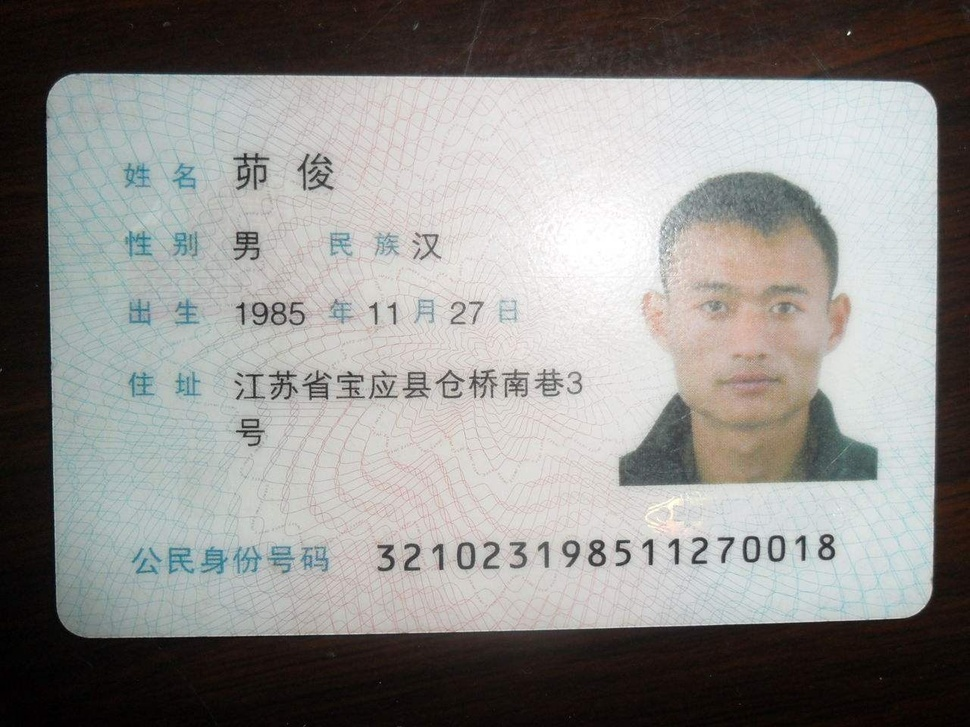
#> input picture tamper_data/good/0037.jpg, 970 x 727 px, shrunk from 1280 x 960 before the run
$ python -i feature_resampling.py   (imports and definitions only)   (older library calls are emulated)
#> lines starting #> are read from the running program, lines starting #| are printed output that depends on the picture; after the words box and inside, x2 and y2 are one past the last pixel; in counts of white or black regions, pixels touching at a corner belong together
"""
重采样检测
原理：检测图像中的插值痕迹
"""

import cv2
import numpy as np

def extract_resampling_features(image_path):
    """提取重采样特征"""
#> called with image_path = '../../tamper_data/good/0037.jpg'
    img = cv2.imread(image_path)
#> img is the input picture: shape (727, 970, 3); mean B, G, R 139.1, 141.5, 143
    if img is None:
        return None

    gray = cv2.cvtColor(img, cv2.COLOR_BGR2GRAY).astype(float)
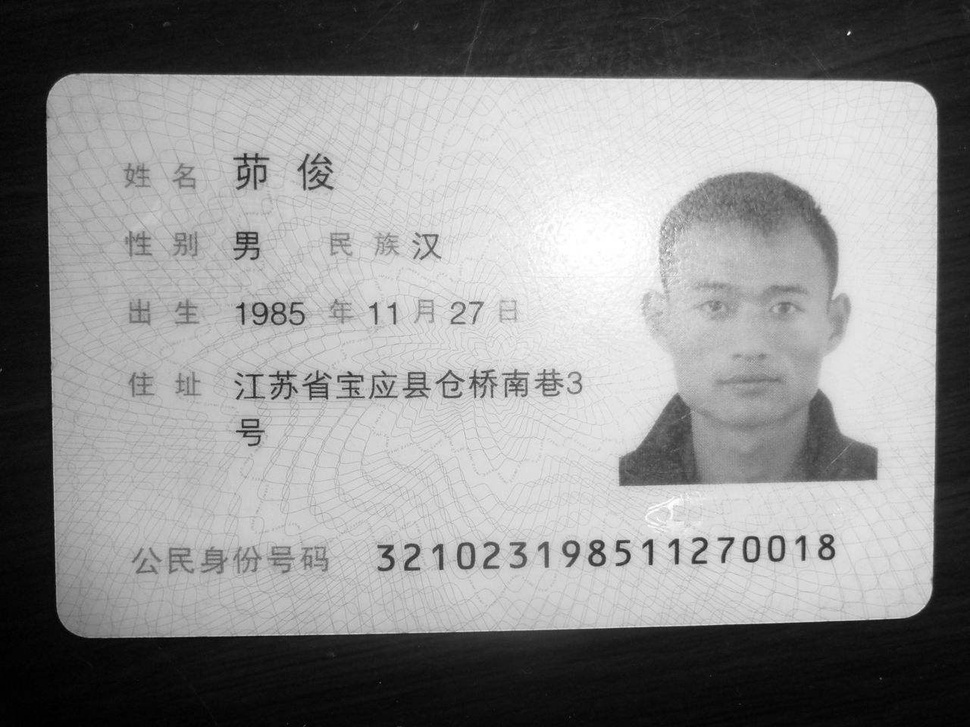
#> gray: shape (727, 970) float64; min 0, max 255, mean 141.7

    # 计算二阶导数
    laplacian = cv2.Laplacian(gray, cv2.CV_64F)
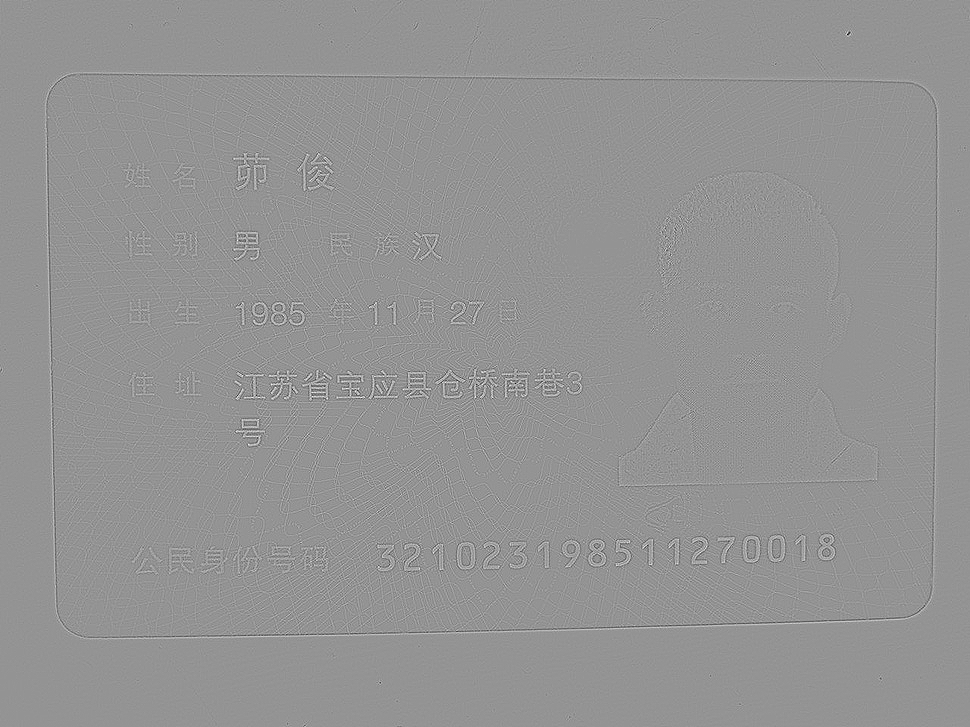
#> laplacian: shape (727, 970) float64; min -340, max 246, mean 0; drawn with min black and max white

    # FFT分析周期性
    fft = np.fft.fft2(laplacian)
    fft_shift = np.fft.fftshift(fft)
    magnitude = np.abs(fft_shift)
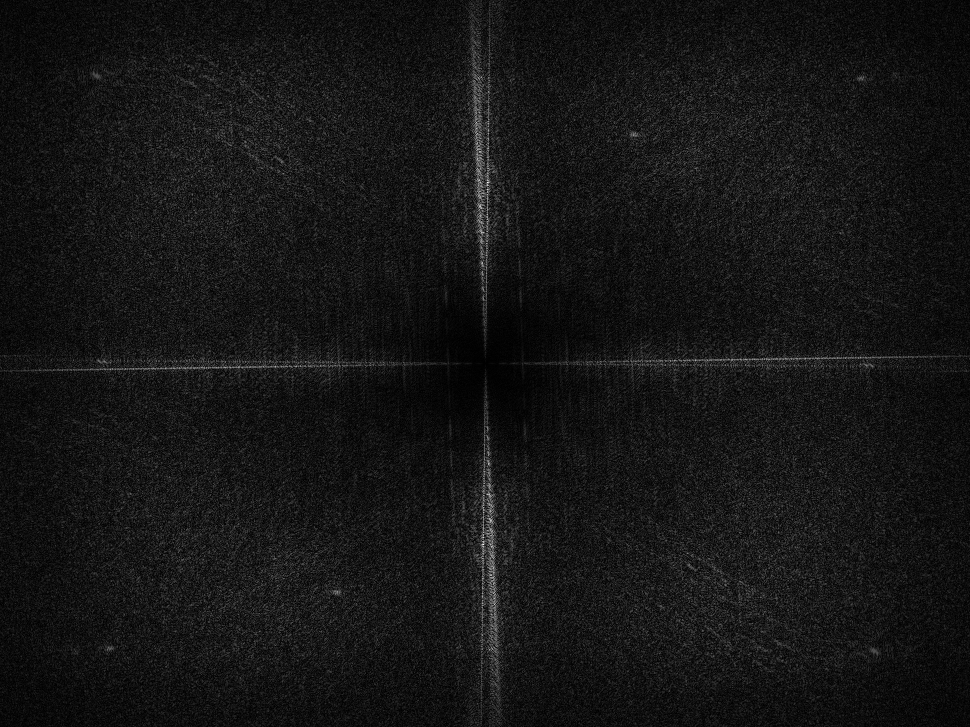
#> magnitude: shape (727, 970) float64; min 12.03, max 179598.8, mean 15330.6; drawn with min black and max white

    # 计算径向平均
    h, w = magnitude.shape
#> h = 727; w = 970
    cy, cx = h // 2, w // 2
#> cy = 363; cx = 485
    max_radius = min(h, w) // 4
#> max_radius = 181

    radial_mean = []
    for r in range(1, max_radius):
        mask = np.zeros((h, w), dtype=bool)
        for angle in np.linspace(0, 2*np.pi, 360):
            y = int(cy + r * np.sin(angle))
            x = int(cx + r * np.cos(angle))
            if 0 <= y < h and 0 <= x < w:
                mask[y, x] = True
        if np.sum(mask) > 0:
            radial_mean.append(np.mean(magnitude[mask]))
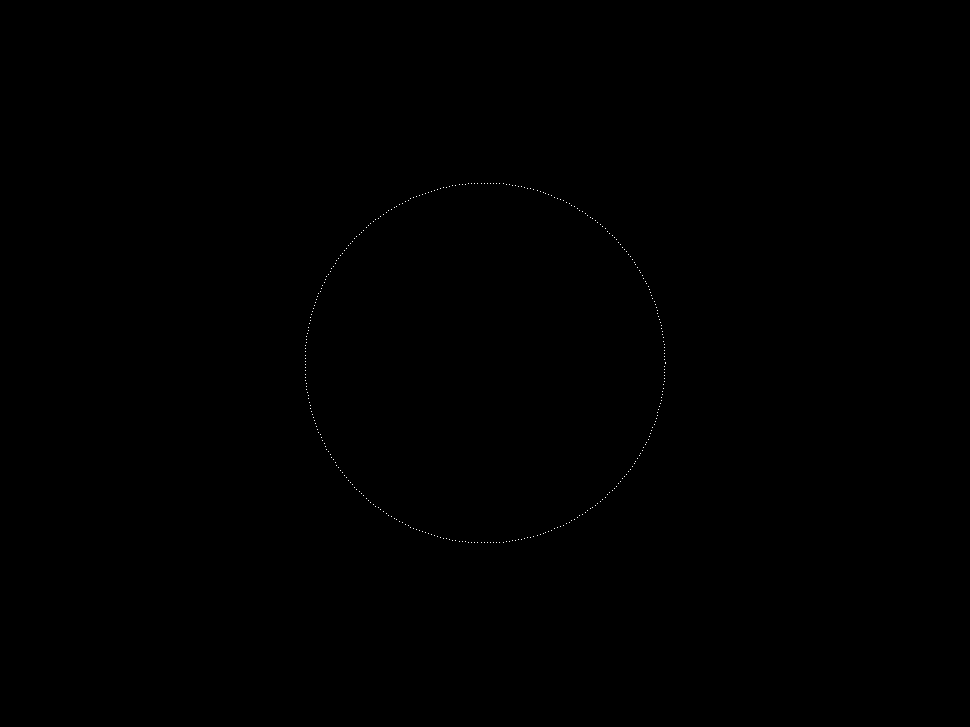
#> mask: shape (727, 970) bool; 0.05% white in thin lines or dots, all inside (x1, y1, x2, y2) = (305, 183, 666, 543)
#> after the loop, radial_mean = 180 values, max 17775 at index 155, min 797.5 at index 0, mean 10532.7

    if len(radial_mean) == 0:
        return None

    radial_mean = np.array(radial_mean)

    # 分析周期性峰值
    diff = np.diff(radial_mean)
#> diff = 179 values, max 2061.3 at index 140, min -1325.8 at index 132, mean 94.08
    peaks = np.sum(diff[:-1] > 0)
#> peaks = 109

    # 分块分析
    block_size = 64
    block_variances = []

    for i in range(0, h - block_size, block_size):
        for j in range(0, w - block_size, block_size):
            block = laplacian[i:i+block_size, j:j+block_size]
            block_variances.append(np.var(block))
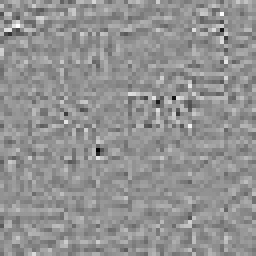
#> block: shape (64, 64) float64 (shown 4 times larger); min -31, max 23, mean 0; drawn with min black and max white
#> after the loop, block_variances = 165 values, max 2127.4 at index 94, min 5.83 at index 150, mean 499.8

    features = [
        peaks / max_radius if max_radius > 0 else 0,
        np.std(block_variances) if len(block_variances) > 0 else 0
    ]
#> features = [0.602, 476.6]

    return np.array(features)


def detect_tampering_resampling(image_path, threshold=0.5):
    """使用重采样检测篡改"""
    features = extract_resampling_features(image_path)

    if features is None:
        return False, 0

    score = np.mean(features)

    is_tampered = score > threshold

    return is_tampered, float(score)

>>> result = extract_resampling_features('../../tamper_data/good/0037.jpg')
#> result = [0.602, 476.6]

$ run again, on tamper_data/good/0038.jpg
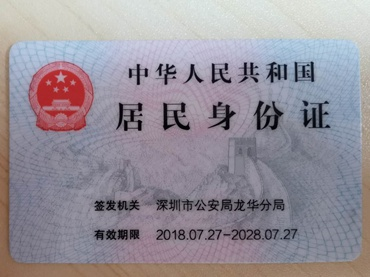
#> input picture tamper_data/good/0038.jpg, 370 x 277 px
#> in extract_resampling_features, img is the input picture: shape (277, 370, 3); mean B, G, R 152.7, 143.8, 149.9
#> after the loop in extract_resampling_features, `for r in range(1, max_radius):`:
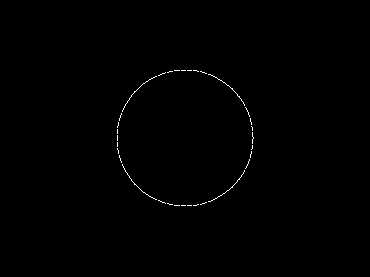
#> mask: shape (277, 370) bool; 0.35% white in thin lines or dots, all inside (x1, y1, x2, y2) = (117, 70, 254, 206)
#> after the loop in extract_resampling_features, `for r in range(1, max_radius):`: radial_mean = 68 values, max 9907.2 at index 66, min 335.1 at index 0, mean 5302
#> diff = 67 values, max 818.6 at index 61, min -763 at index 59, mean 137
#> peaks = 50
#> after the loop in extract_resampling_features, `for i in range(0, h - block_size, block_size):`:
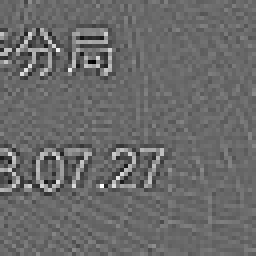
#> block: shape (64, 64) float64 (shown 4 times larger); min -186, max 260, mean 0; drawn with min black and max white
#> after the loop in extract_resampling_features, `for i in range(0, h - block_size, block_size):`: block_variances = [83.15, 103.1, 110.5, 219.1, 302.9, 517.3, 786, 2496.3, 2065.7, 2383.1, 226.7, 384.2, 351.8, 251.4, 242.4, 213.4, 1727.5, 2591.2, 2939.1, 1437.2]
#> features = [0.725, 981]

$ run again, on tamper_data/good/0039.jpg
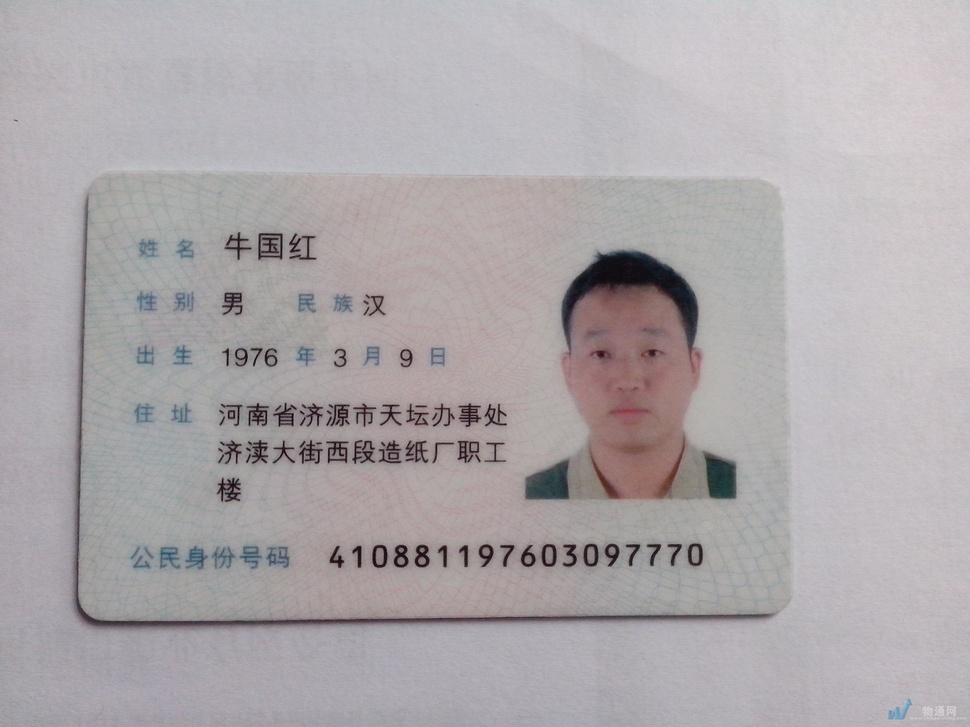
#> input picture tamper_data/good/0039.jpg, 970 x 727 px, shrunk from 2560 x 1920 before the run
#> in extract_resampling_features, img is the input picture: shape (727, 970, 3); mean B, G, R 171.5, 168.6, 173.7
#> in extract_resampling_features, `magnitude = np.abs(fft_shift)`:
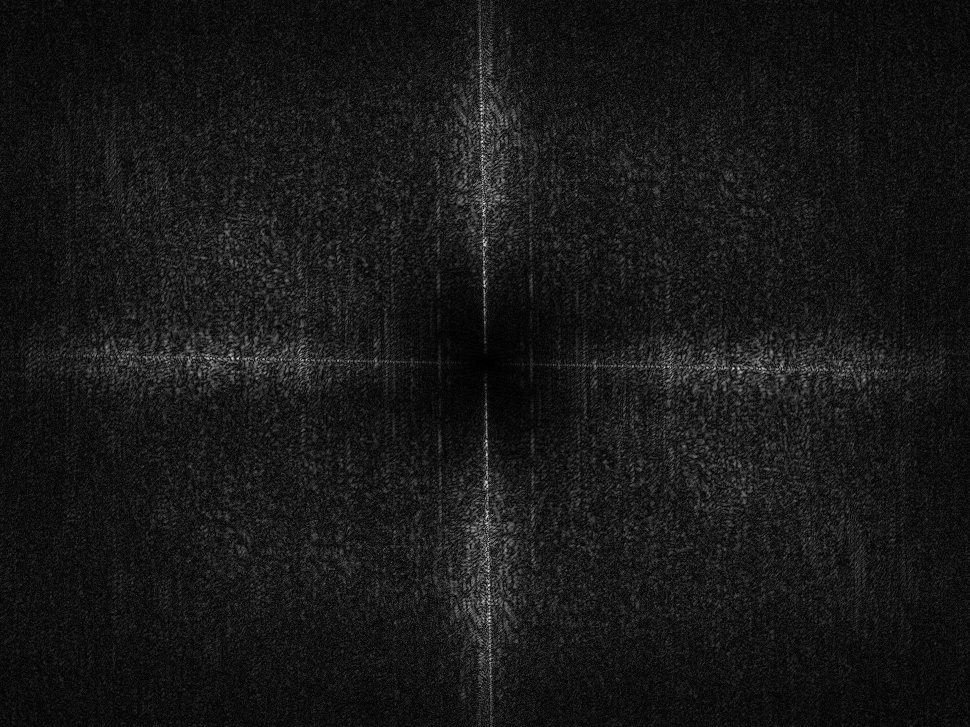
#> magnitude: shape (727, 970) float64; min 25.6, max 100378.2, mean 9554.3; drawn with min black and max white
#> after the loop in extract_resampling_features, `for r in range(1, max_radius):`: radial_mean = 180 values, max 14129.5 at index 179, min 254.4 at index 0, mean 7798.8
#> diff = 179 values, max 866.7 at index 162, min -930.4 at index 137, mean 77.51
#> peaks = 115
#> after the loop in extract_resampling_features, `for i in range(0, h - block_size, block_size):`:
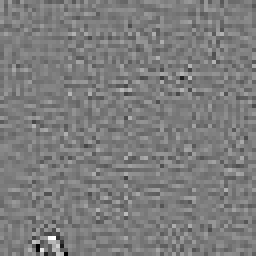
#> block: shape (64, 64) float64 (shown 4 times larger); min -55, max 57, mean 0; drawn with min black and max white
#> after the loop in extract_resampling_features, `for i in range(0, h - block_size, block_size):`: block_variances = 165 values, max 2306.5 at index 94, min 16.74 at index 7, mean 199.2
#> features = [0.635, 412.2]
